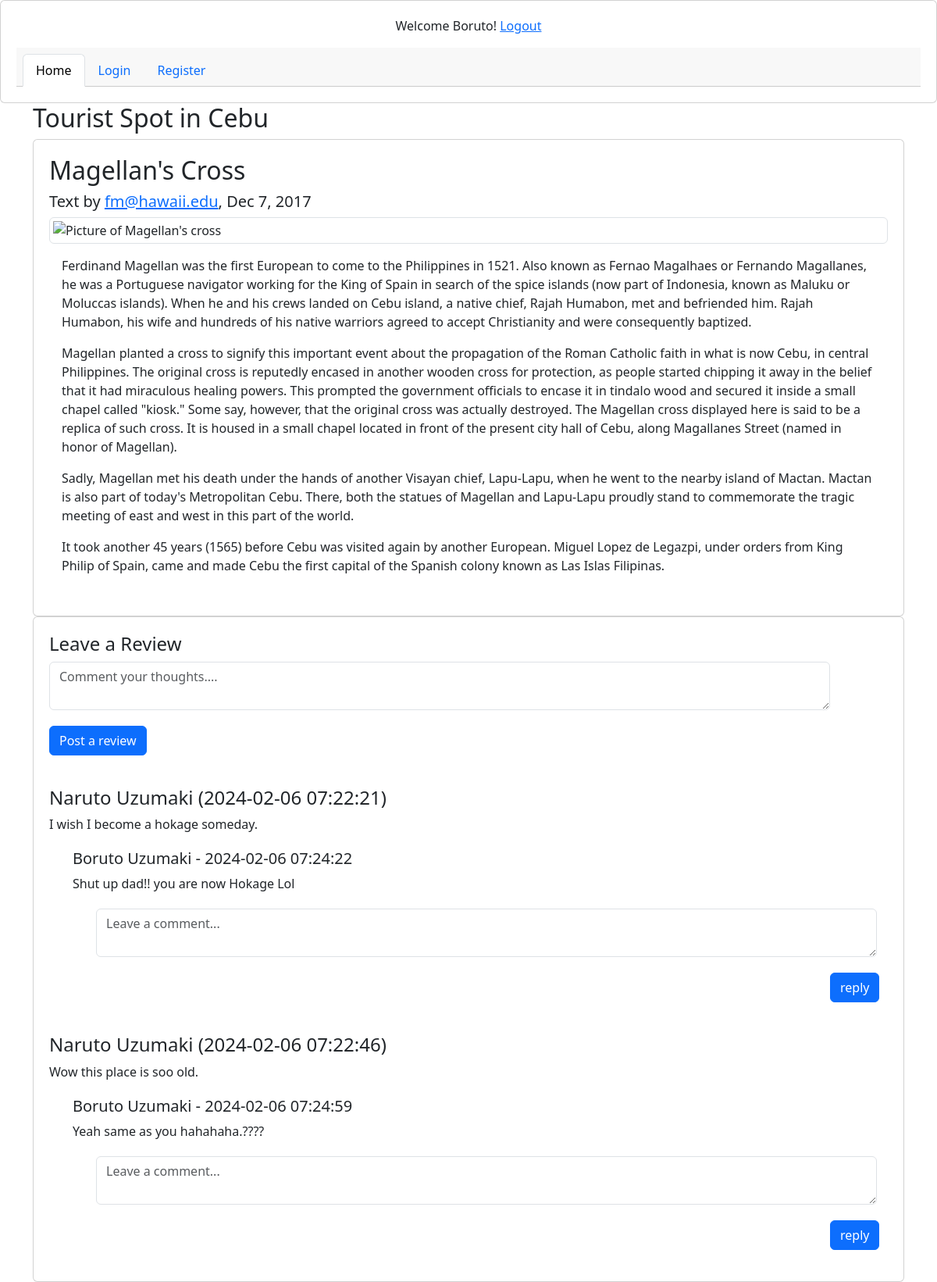
Page /index.php (signed in) on the committed database.
### tables this page shows
CREATE TABLE `reviews` (
  `id` int NOT NULL AUTO_INCREMENT,
  `user_id` int NOT NULL,
  `content` text,
  `created_at` datetime DEFAULT NULL,
  `updated_at` datetime DEFAULT NULL,
  PRIMARY KEY (`id`),
  KEY `fk_reviews_users_idx` (`user_id`)
);

CREATE TABLE `users` (
  `id` int NOT NULL AUTO_INCREMENT,
  `first_name` varchar(45) DEFAULT NULL,
  `last_name` varchar(45) DEFAULT NULL,
  `email` varchar(45) DEFAULT NULL,
  `password` varchar(45) DEFAULT NULL,
  `created_at` datetime DEFAULT NULL,
  `updated_at` datetime DEFAULT NULL,
  PRIMARY KEY (`id`)
);

CREATE TABLE `replies` (
  `id` int NOT NULL AUTO_INCREMENT,
  `review_id` int NOT NULL,
  `user_id` int NOT NULL,
  `content` text,
  `created_at` datetime DEFAULT NULL,
  `updated_at` datetime DEFAULT NULL,
  PRIMARY KEY (`id`),
  KEY `fk_replies_users1_idx` (`user_id`),
  KEY `fk_replies_reviews1_idx` (`review_id`)
);

### new-connection.php (called while the page is built, shortened)
<?php
$connection = new mysqli(DB_HOST, DB_USER, DB_PASS, DB_DATABASE);
function fetch_all($query)
{
    $data = array();
    global $connection;
    $result = $connection->query($query);
    while($row = mysqli_fetch_assoc($result))
    {
    $data[] = $row;
    }
return $data;
}
?>

### index.php (the view, shortened to what this page needs)
<?php
    require("new-connection.php");
    $query_reviews = "SELECT r.id, u.first_name, u.last_name, r.content as user_review, r.created_at as review_created_date FROM blog.reviews r
                JOIN blog.users u ON u.id = r.user_id";
    $reviews = fetch_all($query_reviews);
    $query_replies = "SELECT u.first_name, u.last_name, r.* FROM blog.replies r
                        JOIN blog.users u ON u.id = r.user_id";
    $replies = fetch_all($query_replies);
?>
<!DOCTYPE html>
<html lang="en">
    <head>
        <link rel="stylesheet" href="style.css.php">
        <link href="https://cdn.jsdelivr.net/npm/bootstrap@5.3.2/dist/css/bootstrap.min.css" rel="stylesheet">
    </head>
    <body>
        <div class="card text-center">
<?php
    if(isset($_SESSION['display_name'])) {
?>
            <p><?= $_SESSION['display_name'] ?> <a href="logout.php">Logout</a>
<?php
    }
?>
            <div class="card-header">
                <ul class="nav nav-tabs card-header-tabs">
                    <li class="nav-item">
                        <a class="nav-link active" aria-current="true" href="#">Home</a>
                    </li>
                    <li class="nav-item">
                        <a class="nav-link" href="login.php">Login</a>
                    </li>
                    <li class="nav-item">
                        <a class="nav-link" href="register.php">Register</a>
                    </li>
                    </ul>
            </div>
        </div>
        <div class="container">
            <div class="header">
                <h2>Tourist Spot in Cebu</h2>
            </div>
            <div class="row">
                <div class="leftcolumn">
                    <div class="card">
                        <h2>Magellan's Cross</h2>
                        <h5>Text by <a href="https://www.hawaii.edu/cps/magellancross.html#:~:text=Magellan's%20Cross%2C%20on%20the%20Island%20of%20Cebu&text=Rajah%20Humabon%2C%20his%20wife%20and,now%20Cebu%2C%20in%20central%20Philippines.">fm@hawaii.edu</a>, Dec 7, 2017</h5>
                        <img class="img-fluid magellan_cross img-thumbnail" src="img/magellan_cross.jpg" alt="Picture of Magellan's cross"/>
                        <div class="card-body">
                            <p>Ferdinand Magellan was the first European to come to the Philippines in 1521. Also known as Fernao Magalhaes or Fernando Magallanes, he was a Portuguese navigator working for the King of Spain in search of the spice islands (now part of Indonesia, known as Maluku or Moluccas islands). When he and his crews landed on Cebu island, a native chief, Rajah Humabon, met and befriended him. Rajah Humabon, his wife and hundreds of his native warriors agreed to accept Christianity and were consequently baptized.</p>
                            <p>Magellan planted a cross to signify this important event about the propagation of the Roman Catholic faith in what is now Cebu, in central Philippines. The original cross is reputedly encased in another wooden cross for protection, as people started chipping it away in the belief that it had miraculous healing powers. This prompted the government officials to encase it in tindalo wood and secured it inside a small chapel called "kiosk." Some say, however, that the original cross was actually destroyed. The Magellan cross displayed here is said to be a replica of such cross. It is housed in a small chapel located in front of the present city hall of Cebu, along Magallanes Street (named in honor of Magellan).</p>
                            <p>Sadly, Magellan met his death under the hands of another Visayan chief, Lapu-Lapu, when he went to the nearby island of Mactan. Mactan is also part of today's Metropolitan Cebu. There, both the statues of Magellan and Lapu-Lapu proudly stand to commemorate the tragic meeting of east and west in this part of the world.</p>
                            <p>It took another 45 years (1565) before Cebu was visited again by another European. Miguel Lopez de Legazpi, under orders from King Philip of Spain, came and made Cebu the first capital of the Spanish colony known as Las Islas Filipinas.</p>
                        </div>
                    </div>
                    <div class="card">
                        <label for="comment"><h4>Leave a Review</h4></label>
                        <form action="process.php" method="POST">
                            <textarea class="form-control" name="comment" id="comment" placeholder="Comment your thoughts...."></textarea>
                            <input class="post_review btn btn-primary" name="review" type="submit" value="Post a review">
                        </form>
<?php
    foreach($_SESSION['reviews'] as $review) {
?>
                        <div class="review">
                            <h4><?= $review['first_name'] ?> <?= $review['last_name'] ?> (<?= $review['review_created_date'] ?>)</h4>
                            <p><?= $review['user_review'] ?></p>
                            <div class="replies">
<?php
        foreach($_SESSION['replies'] as $reply) {
            if ($review['id'] == $reply['review_id']) {
?>
                                <h5><?= $reply['first_name'] ?> <?= $reply['last_name']?> - <?= $reply['created_at'] ?></h5>
                                <p><?= $reply['content'] ?></p>
<?php
            }
        }
?>
                                <form action="process.php" method="POST">
                                    <textarea class="reply-box form-control" name="reply" placeholder="Leave a comment..."></textarea>
                                    <input class="reply-btn btn btn-primary" type="submit" name="action" value="reply">
                                </form>
                            </div>
                        </div>
<?php
        }
?>
                    </div>
                </div>
            </div>
        </div>
    </body>
</html>

### rows in the picture
reviews: user.first_name "Naruto", user.last_name "Uzumaki", created_at "2024-02-06 07:22:21", content "I wish I become a hokage someday."
replies: user.first_name "Boruto", user.last_name "Uzumaki", created_at "2024-02-06 07:24:22", content "Shut up dad!! you are now Hokage Lol"
reviews: user.first_name "Naruto", user.last_name "Uzumaki", created_at "2024-02-06 07:22:46", content "Wow this place is soo old."
replies: user.first_name "Boruto", user.last_name "Uzumaki", created_at "2024-02-06 07:24:59", content "Yeah same as you hahahaha.????"

### other values in the picture
$_SESSION['display_name'] "Welcome Boruto!"
